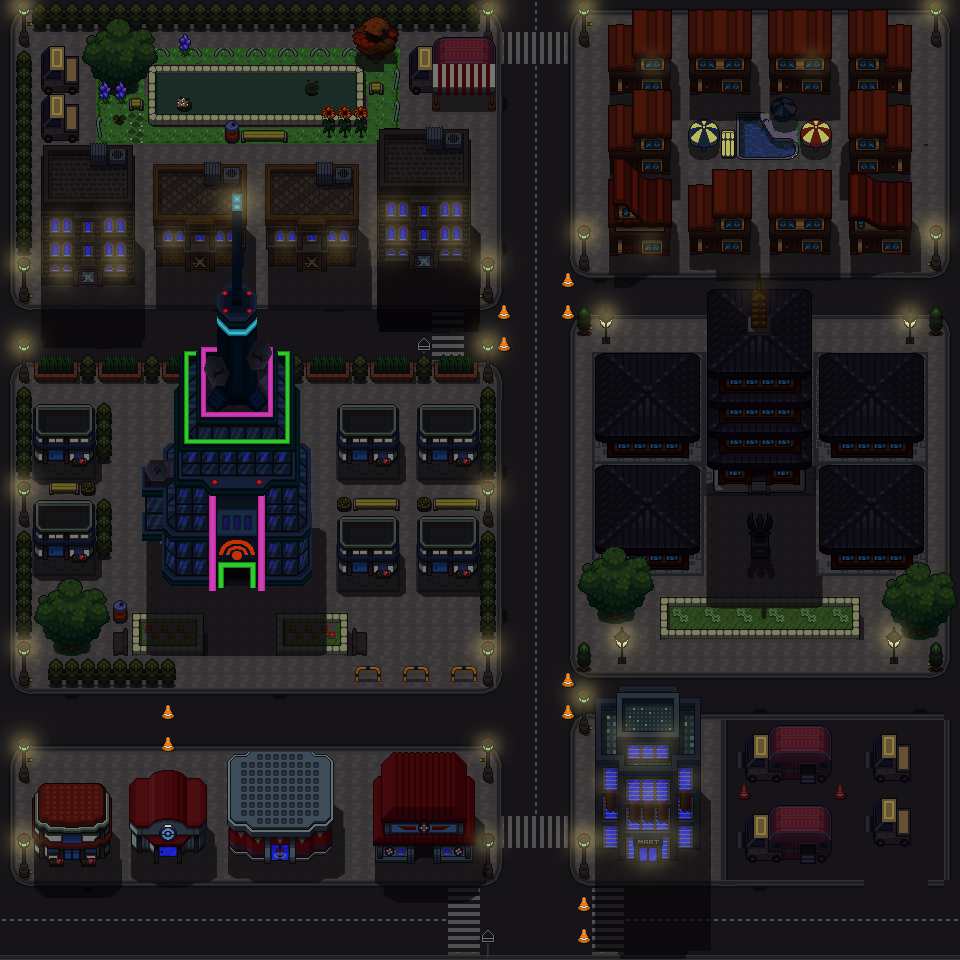

Rendered tile map (Tiled .tmx) drawn with the repository's tilesets; below, a short description and the map source with its tile grids summarised:
An orthogonal 60x60 tile map with 16x16 px tiles, 1 tile layer (Tile Layer 2) and 74 objects (3x GarbageEntity, me.LevelEntity, mainPlayer, RekiEntity).

<map version="1.0" orientation="orthogonal" renderorder="right-up" width="60" height="60" tilewidth="16" tileheight="16" nextobjectid="107">
 <tileset firstgid="1" name="city" tilewidth="16" tileheight="16">
  <image source="city.png" trans="ff00ff" width="960" height="960" />
 </tileset>
 <layer name="Tile Layer 2" width="60" height="60">
  <data>[3600 cells, 3600 non-empty, 3600 distinct tile ids]</data>
 </layer>
 <objectgroup name="collision">
  <object id="3" x="0" y="1.47059">
   <polyline points="0,0 957.353,0 957.353,954.412 0,954.412 1.47059,0" />
  </object>
  <object id="5" x="491.25" y="41.25">
   <polyline points="0,0 1.25,50 -2.75,45.75 -8.75,53.75 -52.5,53.75 -53.25,49.5 -56.25,50 -80,50 -82.5,13.75 -75,7.5 -58.75,7.5 -53.75,-6.25 -1.25,-7.5 0,-2.5" />
  </object>
  <object id="7" x="378.75" y="266.25">
   <polyline points="4,-21 85,-22 90,-135 -1.25,-136.25 -0.25,-23.5" />
  </object>
  <object id="8" x="268.75" y="261.25">
   <polyline points="2,-13 82.75,-13.25 87.5,-96.25 -3.75,-96.25 0.75,-6.25" />
  </object>
  <object id="9" x="243.75" y="162.5">
   <polyline points="0,0 -6,88 -82.25,83.75 -90,1.25 -2.5,1.25" />
  </object>
  <object id="10" x="43.75" y="143.75">
   <polyline points="0,0 87.5,1.25 85,120.75 -3.5,122 -2.5,0" />
  </object>
  <object id="11" x="20" y="283.75">
   <polyline points="0,0 -2.5,13.75 7.5,12.5 0,-1.25" />
  </object>
  <object id="12" x="483.75" y="285">
   <polyline points="0,0 -3.75,10 7.5,11.25 1.25,-3.75" />
  </object>
  <object id="13" x="608.75" y="25">
   <polyline points="0,0 5.75,205.75 297.75,209.5 301.25,-13.75 -3.75,-11.25 1.25,1.25" />
  </object>
  <object id="14" x="582.5" y="252.5">
   <polyline points="0,0 -4.25,0.75 2.25,4.75 1.25,0" />
  </object>
  <object id="15" x="581.25" y="31.25">
   <polyline points="0,0 -0.75,-2.25 1.25,-1.5 0,-1.25" />
  </object>
  <object id="16" x="931.25" y="252.5">
   <polyline points="0,0 0,13.75 11.25,12.5 0,0" />
  </object>
  <object id="17" x="201.25" y="615">
   <polyline points="0,7 -2.5,23.25 -64.75,22.75 -68.5,1.75 -0.25,4.25" />
  </object>
  <object id="18" x="278.75" y="612.5">
   <polyline points="5,4 4.25,24.75 63,23 63.75,1.25 5.25,3.25" />
  </object>
  <object id="19" x="298.75" y="440">
   <polyline points="0,0 12.5,13.75 12.5,130 4.5,129.25 -3.75,126 -118.75,128.25 -134.5,126 -137.75,84.5 -157.75,83.5 -160,26.25 -158.75,18.75 -136.25,18.75 -137.5,10 -125,0 -125,-52.5 -118.75,-57.5 -113.75,-87.5 -88.75,-95 -65,-178.75 -38.75,-101.25 -8.75,-92.5 -2.5,0" />
  </object>
  <object id="22" x="170" y="683.75">
   <polyline points="1,-8 -169,-9" />
  </object>
  <object id="24" x="170" y="650">
   <polyline points="1,-12 2.5,22.5" />
  </object>
  <object id="25" x="16.25" y="358.75">
   <polyline points="0,0 166.25,0" />
  </object>
  <object id="26" x="290" y="355">
   <polyline points="0,0 201.25,0" />
  </object>
  <object id="27" x="491.25" y="352.5">
   <polyline points="0,0 4,321 -135.5,317.75 -136.25,318.75 -10,320 -12.5,225 -10,25 -198.75,23.75" />
  </object>
  <object id="28" x="340" y="405">
   <polyline points="2,3 3,40.75 55.25,39.75 56.25,2.5 5.25,2.25" />
  </object>
  <object id="29" x="420" y="407.5">
   <polyline points="0,0 1.5,42.75 52,42.75 50.75,0.5 1.25,0" />
  </object>
  <object id="30" x="341.25" y="516.25">
   <polyline points="0,0 55,0 52.5,48 -0.75,48.5 0,-1.25" />
  </object>
  <object id="33" x="478.75" y="516.25">
   <polyline points="0,0 -56.25,1.25 -58.5,46.5 -5.5,45.25" />
  </object>
  <object id="34" x="35" y="405">
   <polyline points="0,0 71.25,2.5 70.25,41.5 -3.25,43.25 -3.75,-44" />
  </object>
  <object id="36" x="21.25" y="863.75">
   <polyline points="0,-19 -4.25,1.25 6.5,2.75 1.25,-19.25" />
  </object>
  <object id="37" x="33.75" y="786.25">
   <polyline points="0,0 2.75,52.5 21.5,60.75 57.5,60.25 71.75,55.75 75,-2.5 1.25,-2.5" />
  </object>
  <object id="38" x="128.75" y="783.75">
   <polyline points="0,0 2.75,50.5 24,58.5 55.75,59 77.5,49 78.75,-1.25 58.75,-6.25 45,-11.25 20,-5 -2.5,0" />
  </object>
  <object id="39" x="230" y="755">
   <polyline points="0,0 101.25,1.25 97.5,78.5 78.5,83.5 23,82 1.25,75.75 0,1.25" />
  </object>
  <object id="41" x="370" y="776.25">
   <polyline points="0,0 22.5,-21.25 88.75,-21.25 106.25,3.75 101.75,66.25 12.25,63.25 -1.25,0" />
  </object>
  <object id="42" x="485" y="766.25">
   <polyline points="0,0 3,-5.5 3.5,1.75 1.25,-2.5" />
  </object>
  <object id="43" x="486.25" y="863.75">
   <polyline points="0,0 -1.25,-0.25 4.5,2.25 1.25,-1.25" />
  </object>
  <object id="44" x="21.25" y="766.25">
   <polyline points="0,0 -6.25,10 3.75,12.5 1.25,-1.25 0,-25" />
  </object>
  <object id="45" x="486.25" y="763.75">
   <polyline points="0,0 1.25,-20" />
  </object>
  <object id="46" x="485" y="862.5">
   <polyline points="0,0 1.25,-26.25" />
  </object>
  <object id="47" x="665" y="601.25" width="188.75" height="19.5" />
  <object id="48" x="598.75" y="698.75" width="100.5" height="144" />
  <object id="50" x="582.5" y="837.5" width="3.75" height="24.75" />
  <object id="51" x="578.75" y="692.5" width="8.5" height="30.25" />
  <object id="52" x="750" y="802.5" width="76.25" height="38.25" />
  <object id="53" x="748.75" y="725" width="81.25" height="37.5" />
  <object id="54" x="880" y="742.5" width="28.75" height="24" />
  <object id="55" x="875" y="805" width="32.5" height="27.75" />
  <object id="56" x="597.5" y="356.25" width="96.5" height="195.25" />
  <object id="57" x="713.75" y="295" width="88.75" height="170.5" />
  <object id="58" x="830" y="361.25" width="85.75" height="170.5" />
  <object id="59" x="618.75" y="633.75" width="6" height="19.5" />
  <object id="60" x="891.25" y="631.25" width="5" height="19" />
  <object id="61" x="890" y="571.25" width="60.25" height="45.25" />
  <object id="62" x="581.25" y="557.5" width="73.25" height="42.75" />
  <object id="65" x="486.25" y="281.25">
   <polyline points="0,0 0,-22.5" />
  </object>
  <object id="66" x="582.5" y="251.25">
   <polyline points="0,0 0,-23.75" />
  </object>
  <object id="67" x="581.25" y="28.75">
   <polyline points="0,0 1.25,-18.75" />
  </object>
  <object id="68" x="487.5" y="30">
   <polyline points="0,0 -2.5,-21.25" />
  </object>
  <object id="69" x="22.5" y="40">
   <polyline points="0,0 0,-31.25" />
  </object>
  <object id="70" x="22.5" y="282.5">
   <polyline points="0,0 2.5,-21.25" />
  </object>
  <object id="71" x="935" y="255">
   <polyline points="0,0 0,-26.25" />
  </object>
  <object id="72" x="487.5" y="951.25">
   <polyline points="0,0 -1.25,-18.75" />
  </object>
  <object id="75" x="148.75" y="67.5" width="215" height="36.5" />
  <object id="82" x="35" y="501">
   <polyline points="0,0 71,0 71,43 -2,44 -2,0 -1,116 6,92 24,88 26,77 43,80 49,92 63,89 66,96 70,112 60,123 48,133 16,134 -3,118 -3,172" />
  </object>
  <object id="84" x="751" y="512" width="20" height="31" />
  <object id="95" x="168" y="680">
   <polyline points="0,0 0,92" />
  </object>
  <object id="96" x="584" y="868">
   <polyline points="0,0 0,88" />
  </object>
  <object id="97" x="620" y="636">
   <polyline points="0,0 -36,12 -48,16 -52,20 -52,80 -40,84" />
  </object>
  <object id="98" x="624" y="604">
   <polyline points="0,0 0,32" />
  </object>
  <object id="99" x="600" y="360">
   <polyline points="0,0 -16,-44 -32,-44 -32,-88 -16,-104 16,-128" />
  </object>
  <object id="102" x="492" y="360">
   <polyline points="0,0 8,-12 12,-52 -28,-116" />
  </object>
  <object id="104" x="232" y="616" width="16" height="16" />
 </objectgroup>
 <objectgroup name="Entity">
  <object id="77" name="me.LevelEntity" x="511.25" y="17.5" width="55" height="17.5">
   <properties>
    <property name="duration" value="250" />
    <property name="fade" value="#000000" />
    <property name="to" value="cityPuzzleBegin" />
   </properties>
  </object>
  </objectgroup>
</map>
<!-- 5 of 74 objects omitted -->